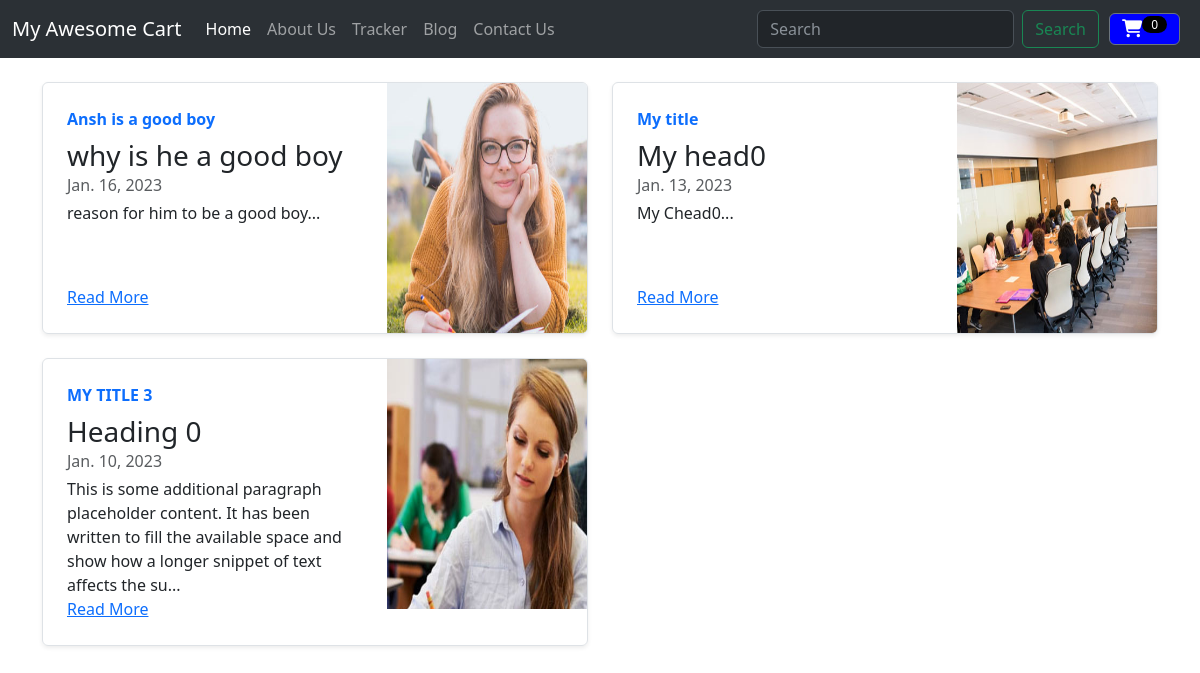
Screenshot of /blog/ with the database file from the repository.
### blog/models.py (models this page shows, shortened)
class BlogPost(models.Model):
    post_id=models.AutoField(primary_key=True);
    title=models.CharField(max_length=50)
    head0=models.CharField(max_length=500,default='')
    chead0=models.CharField(max_length=5000,default='')
    head1=models.CharField(max_length=500,default='')
    chead1=models.CharField(max_length=5000,default='')
    head2=models.CharField(max_length=500,default='')
    chead2=models.CharField(max_length=5000,default='')
    pub_date=models.DateField()
    thumbnail=models.ImageField(upload_to='blog/images',default='')

### blog/views.py (the view)
# urls.py: path('', views.index,name="BlogHome"),
def index(request):
    blogs=BlogPost.objects.all()
    params={'blog':blogs}
    return render(request,'blog/index.html',params)

### blog/templates/blog/index.html (shortened to what this page needs)
{% extends 'blog/basic.html' %}
{% block body %}
    <div class="container mt-4">
    <div class="row mb-2">
      {%for i in blog%}
    <div class="col-md-6">
      <div class="row g-0 border rounded overflow-hidden flex-md-row mb-4 shadow-sm h-md-250 position-relative">
        <div class="col p-4 d-flex flex-column position-static">
          <strong class="d-inline-block mb-2 text-primary">{{i.title}}</strong>
          <h3 class="mb-0">{{i.head0}}</h3>
          <div class="mb-1 text-muted">{{i.pub_date}}</div>
          <p class="card-text mb-auto">{{i.chead0|slice:"0:155"}}...</p>
          <a href="/blog/blogpost/{{i.post_id}}" class="stretched-link">Read More</a>
        </div>
        <div class="col-auto d-none d-lg-block">
          <img class="bd-placeholder-img" width="200" height="250" src='/media/{{i.thumbnail}}' alt="">
        </div>
      </div>
    </div>
    {% endfor %}
  </div>
  </div>
{% endblock%}

### rows the page displays
BlogPost: title "Ansh is a good boy", head0 "why is he a good boy", pub_date "Jan. 16, 2023", chead0 "reason for him to be a good boy", thumbnail (picture)
BlogPost: title "My title", head0 "My head0", pub_date "Jan. 13, 2023", chead0 "My Chead0", thumbnail (picture)
BlogPost: title "MY TITLE 3", head0 "Heading 0", pub_date "Jan. 10, 2023", chead0 "This is some additional paragraph placeholder content. It has been written to fill the available space and show how a longer snippet of text affects the su", thumbnail (picture)
